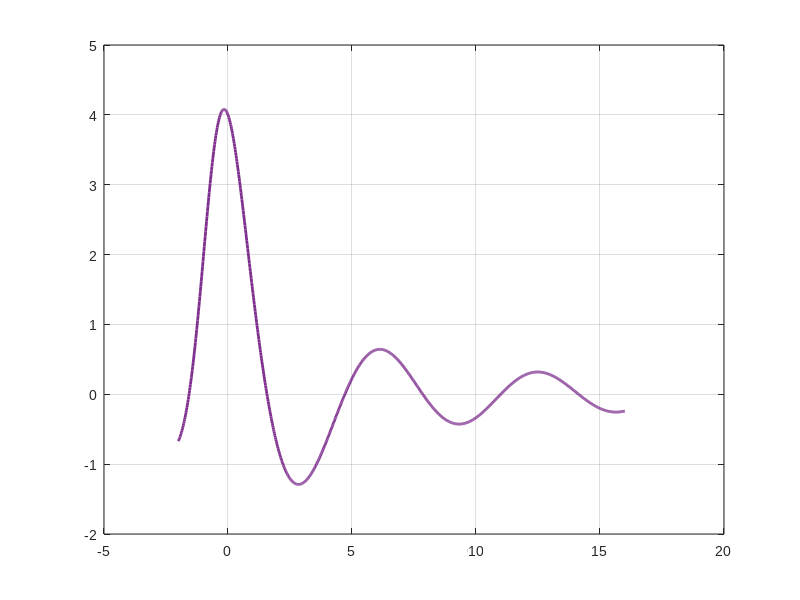

Reproduce this figure in MATLAB. (Note: this script raises an error after producing the figure.)
% =========================================================================================
% FILE NAME: Q19_FunctionPlot.m
% AUTHOR: [Amey Thakur](https://github.com/Amey-Thakur)
% COURSE REPO: https://github.com/Amey-Thakur/COMPUTATIONAL-METHODS-AND-MODELING-FOR-ENGINEERING-APPLICATIONS
% RELEASE DATE: September 08, 2023
% LICENSE: Creative Commons Attribution 4.0 International (CC BY 4.0)
%
% DESCRIPTION:
% This script generates a high-resolution visualization of the non-linear function
% f(x) = (4*cos(x)) / (x + e^(-0.75x)) over the interval [-2, 16].
% Reference: MATLAB for Engineering Applications, William J. Palm, Chapter 2, Q19.
%
% TECHNOLOGY STACK:
% - Programming Language: MATLAB (R2023a+)
% =========================================================================================

% --- Environment Initialization ---
clc;
clear;
close all;

% --- Domain Grid Generation ---
% Using 1000 points to ensure a smooth curve for high-frequency fluctuations
x = linspace(-2, 16, 1000);

% --- Functional Computation ---
% f(x) = (4 * cos(x)) ./ (x + exp(-0.75 * x))
% Note: Element-wise division './' is critical for vector inputs
y = (4 * cos(x)) ./ (x + exp(-0.75 * x));

% --- Visualization Engine ---
figure('Color', 'w', 'Name', 'Non-Linear Function Analysis');
plot(x, y, 'LineWidth', 2, 'Color', '#7E2F8E');

% Aesthetics and Grid Configuration
grid on;
set(gca, 'FontName', 'Arial', 'FontSize', 10);
ax = gca;
ax.GridLineStyle = '--';
ax.GridAlpha = 0.3;

% Annotation and Labeling
title('f(x) = 4cos(x) / (x + e^{-0.75x})', 'FontSize', 14, 'FontWeight', 'bold');
xlabel('Input variable (x)', 'FontSize', 12);
ylabel('Function value f(x)', 'FontSize', 12);

% Limit definition to prevent visual distortion
xlim([-2, 16]);

% Professional Scholarly Footer
fprintf('Visualization Insight: The function exhibits damped oscillatory behavior as x increases, driven by the decaying exponential in the denominator.\n');
